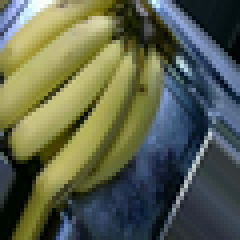
#> input picture CPU_log/rsz_banana0102.png, 60 x 60 px (shown 4 times larger)
$ python code_chuan_lanczos_v2_QR.py
#> lines starting #> are read from the running program, lines starting #| are printed output that depends on the picture
#> the answer given: rsz_banana0102.png
import numpy as np
import matplotlib.pyplot as plt
from sklearn.metrics.pairwise import rbf_kernel
from scipy.sparse.linalg import eigsh, LinearOperator
from scipy.sparse import diags
from sklearn.cluster import KMeans
from skimage import io, color
import time
from tkinter import Tk
from tkinter.filedialog import askopenfilename
from scipy.sparse import coo_matrix #chuyển sang ma trận coo
from scipy.sparse import isspmatrix, diags
import logging


# logging.basicConfig(level=logging.INFO)

def kiemThuChayNhieuLan(i, name):
        temp_chuoi = f"{name}{i}"
        temp_chuoi = temp_chuoi + '.txt'
        logging.basicConfig(filename = temp_chuoi, level=logging.INFO,
                            format='%(asctime)s - %(levelname)s - %(message)s')
        # Duong dan toi anh cua ban
        # image_path = "apple3_60x60.jpg"  # Thay bang duong dan anh cua ban
        image_path = "rsz_banana0102.png"  # Thay bang duong dan anh cua ban
        """ image_path = "apple4_98x100.jpg"  # Thay bang duong dan anh cua ban """
        normalized_cuts(image_path, k=3)


# 1. Tinh ma tran trong so
def compute_weight_matrix(image, sigma_i=0.1, sigma_x=10):
    h, w, c = image.shape
    coords = np.array(np.meshgrid(range(h), range(w))).reshape(2, -1).T  # Toa do (x, y)
    features = image.reshape(-1, c)  # Dac trung mau

    logging.info(f"Kich thuoc anh: {h}x{w}x{c}")
    logging.info(f"Kich thuoc dac trung mau: {features.shape}, Kich thuoc toa do: {coords.shape}")
    logging.info(f"Dac trung mau:\n{features[:9, :9]}")
    logging.info(f"Toa do:\n{coords[:9, :9]}")


    # Tinh do tuong dong ve dac trung va khong gian
    W_features = rbf_kernel(features, gamma=1/(2 * sigma_i**2))
    W_coords = rbf_kernel(coords, gamma=1/(2 * sigma_x**2))
    W = W_features * W_coords

    logging.info(f"Kich thuoc ma tran trong so (W): {W.shape}")
    logging.info(f"Kich thuoc ma tran dac trung mau: {W_features.shape}, Kich thuoc ma tran toa do: {W_coords.shape}")
    logging.info(f"Mau cua W_features (9x9 phan tu dau):\n{W_features[:9, :9]}")
    logging.info(f"Mau cua W_coords (9x9 phan tu dau):\n{W_coords[:9, :9]}")
    logging.info(f"Mau cua W (9x9 phan tu dau):\n{W[:9, :9]}")

    # Chuyen ma tran W sang dang ma tran thua COO
    W_sparse = coo_matrix(W)
    logging.info(f"Kich thuoc ma tran thua (COO): {W_sparse.shape}")
    logging.info(f"Mau cua ma tran thua (COO) [du lieu, hang, cot]:\n{W_sparse.data[:9]}, {W_sparse.row[:9]}, {W_sparse.col[:9]}")

    return W_sparse


# 2. Tinh ma tran Laplace
def compute_laplacian(W_sparse):
    # Tạo ma trận đường chéo từ tổng các hàng
    D_diag = W_sparse.sum(axis=1).A.flatten() if hasattr(W_sparse, 'toarray') else W_sparse.sum(axis=1)
    D = np.diag(D_diag)  # Ma trận đường chéo
    L = D - W_sparse.toarray() if hasattr(W_sparse, 'toarray') else D -W_sparse  # Đảm bảo W là dạng mảng NumPy


    # Tạo ma trận đường chéo từ tổng các hàng
    # D_diag = W_sparse.sum(axis=1).A.flatten()
    # D = np.diag(D_diag)  # Ma trận đường chéo
    # L = D - W_sparse # L = D - W

    logging.info("Kich thuoc ma tran duong cheo (D): %s", D.shape)
    logging.info("Mau cua D (9 phan tu dau):\n%s", D_diag[:9])  # In phần tử trên đường chéo
    logging.info("Kich thuoc ma tran Laplace (L): %s", L.shape)
    logging.info("Mau cua L (9x9 phan tu dau):\n%s", L[:9, :9])

    return L, D

# [15 lines of commented-out code are left out]
def Lanczos(A, v, m):
    """
    Thuật toán Lanczos để xấp xỉ trị riêng và vector riêng.
    : A: Ma trận cần tính (numpy 2D array).
    : v: Vector khởi tạo.
    : m: Số bước lặp Lanczos.
    :return: Ma trận tam giác T và ma trận trực giao V.
    """
    n = len(v) # Đây là số phần tử trong vector v (số chiều của ma trận A)
    V = np.zeros((m, n)) # đây là một ma trận mxn lưu trữ các vector trực giao (là 2 vector có tích vô hướng = 0), mỗi hàng là một bước đã đi qua, np.zeros nghĩa là ban đầu tất cả các bước đi (hay các phần tử của ma trận) đều là 0, chưa đi bước nào
    T = np.zeros((m, m)) # đây là ma trận tam giác T
    V[0, :] = v / np.linalg.norm(v) # np.linalg.norm(v) là để tính chuẩn (độ dài) của vector = căn(v1^2 + v2^2 + ...)
    # => V[0, :] = v / np.linalg.norm(v) là để chuẩn hóa vector v đầu vào thành vector đơn vị

    # Đoạn này là để làm cho w trực giao với V0 thôi
    # vd: để làm cho 2 vector a và b trực giao với nhau
    # 1. tính tích vô hướng của a và b (alpha)
    # 2. cập nhật vector a lại
    #   a = a - alpha * b (b ở đây là V[0, :] = v / căn(v) )


    w = A @ V[0, :] # tính vector w bằng cách nhân A với vector đầu tiên của V - hiểu nôm na là w sẽ cho ta biết các mà ma trận A tương tác với vector khởi tạo v
    alpha = np.dot(w, V[0, :]) # .dot là tính tích vô hướng của 2 vector a và b (trong case này là w và vector đầu tiên của V), hệ số alpha là để đo mức độ song song giữa w và V0
    w = w - alpha * V[0, :]
    # alpha * V[0, :] tạo ra một vector có hướng song song với
    # V[0,:] mà có độ dài tương ứng.
    # sau khi trừ xong thì nò sẽ loại bỏ phần song song ra khỏi w


    T[0, 0] = alpha # Gán giá trị alpha vào phần tử đầu tiên của T

    for j in range(1, m):
        beta = np.linalg.norm(w)
        if beta < 1e-10:
            break
        V[j, :] = w / beta
        w = A @ V[j, :]
        alpha = np.dot(w, V[j, :])
        w = w - alpha * V[j, :] - beta * V[j-1, :]

        T[j, j] = alpha
        T[j-1, j] = beta
        T[j, j-1] = beta

    return T, V

def QR_algorithm(T, max_iter=100, tol=1e-10):
    """
    Phương pháp QR để tính trị riêng và vector riêng của ma trận T.

    * T: là ma trận tam giác nhận được từ hàm lanczos ở trên
    * max_iter=100: là số lần lặp tối đa, QR thì thường cần nhiều lần lặp để có thể hội tụ đến các trị riêng và vector riêng chính xác
    * tol=1e-10: ngưỡng hội tụ, đại diện cho độ chính xác của kết quả cuối cùng
    """
    n = T.shape[0] # Kích thước ma trận T (số hàng hoặc số cột vì T là ma trận vuông)
    Q_total = np.eye(n) # Khởi tạo ma trận đơn vị cỡ n×n để lưu tích các ma trận Q
    T_k = np.copy(T) # Sao chép T để giữ nguyên giá trị đầu vào

    for _ in range(max_iter): # Lặp lại quá trình phân rã QR để làm cho T dần hội tụ về ma trận đường chéo (chứa trị riêng)
        Q, R = np.linalg.qr(T_k)  # Phân rã T_k thành QR, Q là ma trận trực giao còn R là ma trận tam giác trên
        T_k = R @ Q  # Lặp QR - cập nhật lại T_k => T_k DẦN TRỞ THÀNH MA TRẬN ĐƯỜNG CHÉO CHỨA CÁC TRỊ RIÊNG
        Q_total = Q_total @ Q  # Tích lũy Q để tìm vector riêng (tính tích tất cả ma trận Q từ các lần phân rã) => DẦN TRỞ THÀNH MA TRẬN CHỨA CÁC VECTOR RIÊNG

        # Kiểm tra hội tụ
        if np.linalg.norm(np.triu(T_k, k=1)) < tol: # ở đây triu là hàm giúp mình lấy phần trên của một đường chéo được chỉ định (bao gồm cả đường chéo đó) (chi tiết ví dụ sider 7/2)
            break

    eigvals = np.diag(T_k)  # Trị riêng là các phần tử trên đường chéo - lấy tất cả các phần tử trên đường chéo chính của ma trận T_k và lưu chúng vào biến eigvals
    eigvecs = Q_total  # Vector riêng là Q tổng hợp
    return eigvals, eigvecs

def compute_eigen(L, D, k=2):
    """
    Giải bài toán trị riêng bằng thuật toán Lanczos không dùng eigsh.
    """
    D_diag = D.diagonal().copy()
    D_diag[D_diag < 1e-10] = 1e-10
    D_inv_sqrt = diags(1.0 / np.sqrt(D_diag)).toarray()
    L_normalized = D_inv_sqrt @ L @ D_inv_sqrt

    v0 = np.random.rand(L.shape[0]) # Sinh ngẫu nhiên một vector có cùng kích thước với L
    v0 /= np.linalg.norm(v0) # Chuẩn hóa v0 về chuẩn Euclid (độ dài 1) - (linalg.norm thì để tính chuẩn độ dài sau đó lấy v0 chia cho chuẩn đó là ta có được vector đơn vị)

    T, V = Lanczos(L_normalized, v0, m=k+5) # với k là số trị riêng cần tìm, +5: Đệm thêm vài giá trị để tăng độ chính xác

    eigvals, eigvecs_T = QR_algorithm(T[:k, :k])
    eigvecs_original = D_inv_sqrt @ (V[:k, :].T @ eigvecs_T)

    return eigvecs_original


# 4. Gan nhan cho tung diem anh dua tren vector rieng
def assign_labels(eigen_vectors, k):
    # Dung K-Means de gan nhan
    kmeans = KMeans(n_clusters=k, random_state=0).fit(eigen_vectors)
    labels = kmeans.labels_

    logging.info(f"Nhan gan cho 27 pixel dau tien: {labels[:27]}")
    return labels

# 5. Hien thi ket qua
def display_segmentation(image, labels, k):
    h, w, c = image.shape
    segmented_image = np.zeros_like(image, dtype=np.uint8)

    # Tao bang mau ngau nhien
    colors = np.random.randint(0, 255, size=(k, 3), dtype=np.uint8)

    # To mau tung vung
    for i in range(k):
        segmented_image[labels.reshape(h, w) == i] = colors[i]

    plt.figure(figsize=(10, 5))
    plt.subplot(1, 2, 1)
    plt.title("Anh goc")
    plt.imshow(image)
    plt.axis('off')

    plt.subplot(1, 2, 2)
    plt.title("Anh sau phan vung")
    plt.imshow(segmented_image)
    plt.axis('off')
    plt.show()

# 6. Ket hop toan bo
def normalized_cuts(image_path, k):
    # Tinh thoi gian tren CPU
#> called with image_path = 'rsz_banana0102.png', k = 3
    start_cpu = time.time()

    # Doc anh va chuan hoa
    image = io.imread(image_path)
#> image is the input picture: shape (60, 60, 3); mean R, G, B 91.9, 98.4, 77.6
    if image.ndim == 2:  # Neu la anh xam, chuyen thanh RGB
        image = color.gray2rgb(image)
    elif image.shape[2] == 4:  # Neu la anh RGBA, loai bo kenh alpha
        image = image[:, :, :3]
    image = image / 255.0  # Chuan hoa ve [0, 1]

    # Tinh toan Ncuts
    logging.info("Bat dau tinh ma tran trong so...")
    W = compute_weight_matrix(image)
#> in compute_weight_matrix, `W_features = rbf_kernel(features, gamma=1/(2 * sigma_i**2))`:
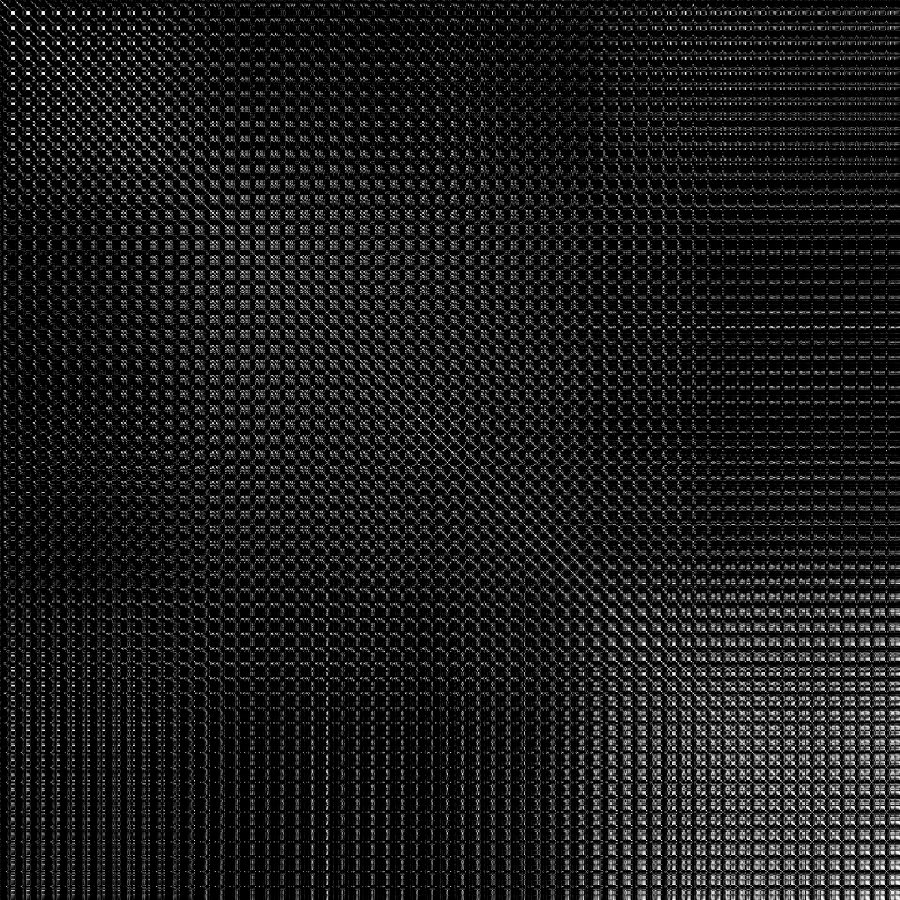
#> W_features: shape (3600, 3600) float64 (shown at 1/4 size); min 1.61e-64, max 1, mean 0.111
#> in compute_weight_matrix, `W = W_features * W_coords`:
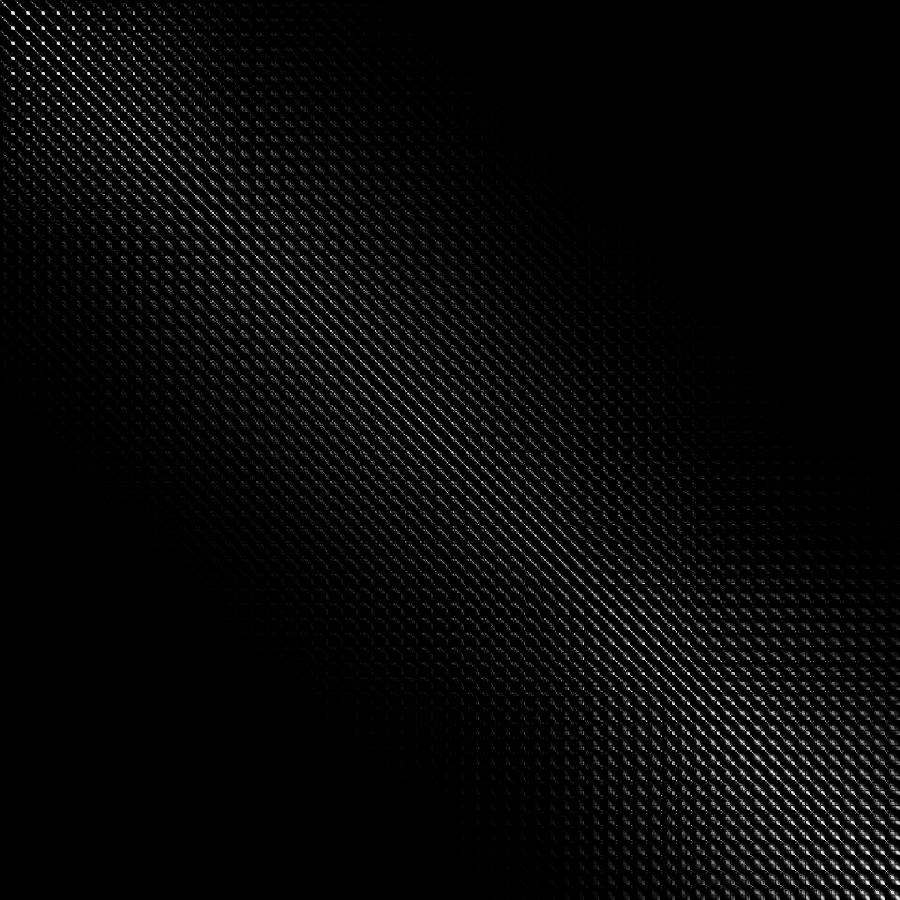
#> W: shape (3600, 3600) float64 (shown at 1/4 size); min 2.33e-71, max 1, mean 0.03

    logging.info("Tinh ma tran Laplace...")
    L, D = compute_laplacian(W)
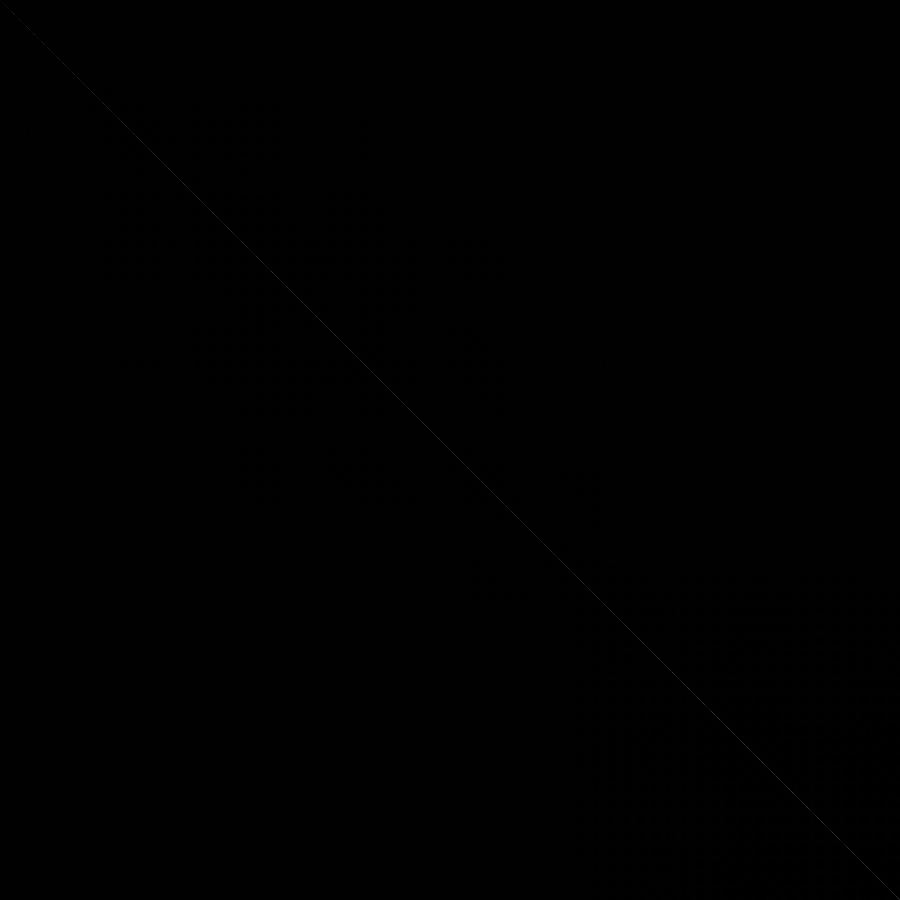
#> L: shape (3600, 3600) float64 (shown at 1/4 size); min -0.995, max 249, mean 0; drawn with min black and max white

    logging.info("Tinh vector rieng...")
    eigen_vectors = compute_eigen(L, D, k=k)  # Tinh k vector rieng
#> in compute_eigen, `D_diag = D.diagonal().copy()`: D_diag = 3600 values, max 250 at index 3047, min 1.77 at index 38, mean 108
#> in compute_eigen, `L_normalized = D_inv_sqrt @ L @ D_inv_sqrt`:
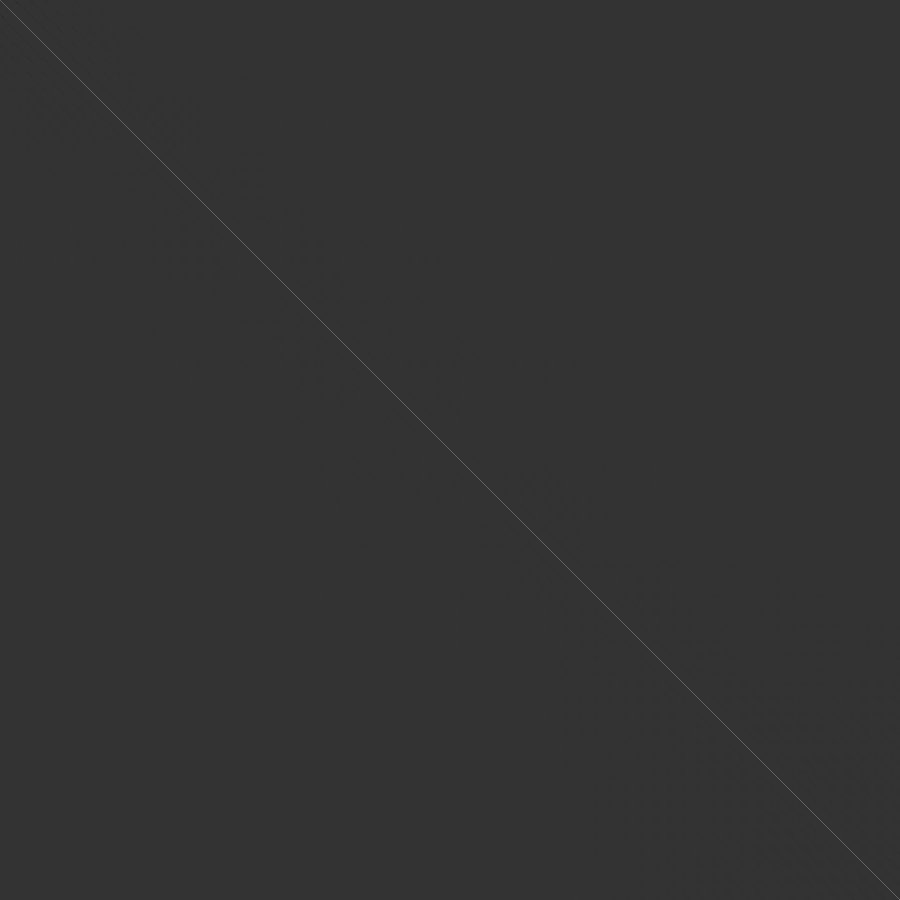
#> L_normalized: shape (3600, 3600) float64 (shown at 1/4 size); min -0.249, max 0.996, mean 4.96e-06; drawn with min black and max white
#> in Lanczos, `w = A @ V[0, :]`: w = 3600 values, max 0.0181 at index 3103, min -0.0168 at index 852, mean 0.000247
#> in Lanczos, `alpha = np.dot(w, V[0, :])`: alpha = 0.26
#> in Lanczos, `w = w - alpha * V[0, :]`: w = 3600 values, max 0.0107 at index 3103, min -0.0169 at index 852, mean -0.0035
#> the loop in Lanczos, `for j in range(1, m):` made 7 passes
#> (beta, alpha) on passes 1 to 7: (0.43, 0.731), (0.079, 0.493), (0.229, 0.477), (0.243, 0.461), (0.259, 0.553), (0.216, 0.569), (0.235, 0.47)
#> in QR_algorithm, `T_k = np.copy(T)`: T_k = [[0.26, 0.43, 0], [0.43, 0.731, 0.079], [0, 0.079, 0.493]]
#> in QR_algorithm, `eigvals = np.diag(T_k)`: eigvals = [0.995, 0.487, 0.00207]
#> in QR_algorithm, `eigvecs = Q_total`: eigvecs = [[0.5, -0.14, 0.855], [0.855, -0.0737, -0.513], [0.135, 0.987, 0.0825]]
#> in compute_eigen, `eigvals, eigvecs_T = QR_algorithm(T[:k, :k])`: eigvals = [0.995, 0.487, 0.00207]; eigvecs_T has the same summary as eigvecs in QR_algorithm
    # eigen_vectors = compute_eigen(W, k=k)  # Tinh k vector rieng

    logging.info("Gan nhan cho cac diem anh...")
    labels = assign_labels(eigen_vectors, k)  # Gan nhan cho moi diem anh
#> in assign_labels, `labels = kmeans.labels_`: labels = 3600 values, max 2 at index 0, min 0 at index 3, mean 0.122

    logging.info("Hien thi ket qua...")

    end_cpu = time.time()
    logging.info(f"Thoi gian: {end_cpu - start_cpu} giay")

    display_segmentation(image, labels, k)
#> in display_segmentation, `plt.show()`:
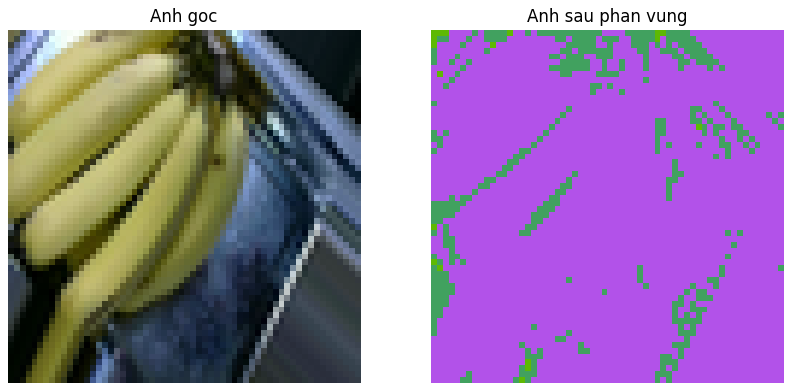
#> figure drawn by matplotlib, 2 panels

# 7. Mo file chon anh tu hop thoai
def open_file_dialog():
    # Tao cua so an cho tkinter
    root = Tk()
    root.withdraw()  # An cua so chinh

    # Mo hop thoai chon file anh
    file_path = askopenfilename(title="Chon anh", filetypes=[("Image Files", "*.jpg;*.jpeg;*.png;*.bmp")])
    return file_path

# 8. Chay thu nghiem
if __name__ == "__main__":
    # Mo hop thoai chon anh
    image_path = open_file_dialog()
    if image_path:
        logging.info(f"Da chon anh: {image_path}")
        normalized_cuts(image_path, k=3)  # Phan vung thanh 3 nhom
    else:
        logging.info("Khong co anh nao duoc chon.")
